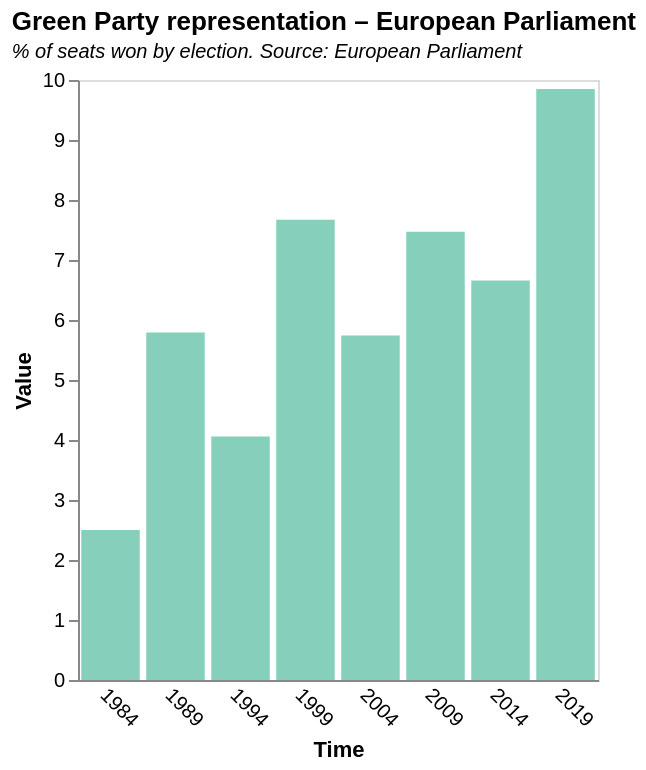

Express this chart as Vega-Lite.
### Vega-Lite specification from a JSON file in a GitHub repository (floating-point values rounded to 4 significant figures)
{"$schema": "https://vega.github.io/schema/vega-lite/v5.json", "description": "Green Party", "title": {"text": "Green Party representation – European Parliament ", "subtitle": "% of seats won by election. Source: European Parliament", "subtitleFontStyle": "italic", "subtitleFontSize": 10, "anchor": "start", "color": "black"}, "data": {"values": [{"Time": "1984", "Value": "2.5"}, {"Time": "1989", "Value": "5.79"}, {"Time": "1994", "Value": "4.06"}, {"Time": "1999", "Value": "7.67"}, {"Time": "2004", "Value": "5.74"}, {"Time": "2009", "Value": "7.47"}, {"Time": "2014", "Value": "6.66"}, {"Time": "2019", "Value": "9.85"}]}, "height": 300, "width": 260, "mark": {"type": "bar", "color": "#86d0bb"}, "encoding": {"x": {"field": "Time", "type": "nominal", "axis": {"grid": false, "ticks": false, "labelAngle": 45}}, "y": {"field": "Value", "type": "quantitative", "axis": {"grid": false}}, "tooltip": [{"field": "Time", "type": "nominal", "title": "Election"}, {"field": "", "type": "nominal"}, {"field": "Value", "type": "quantitative", "title": "Green seats in EU Parliament (%)"}]}}
